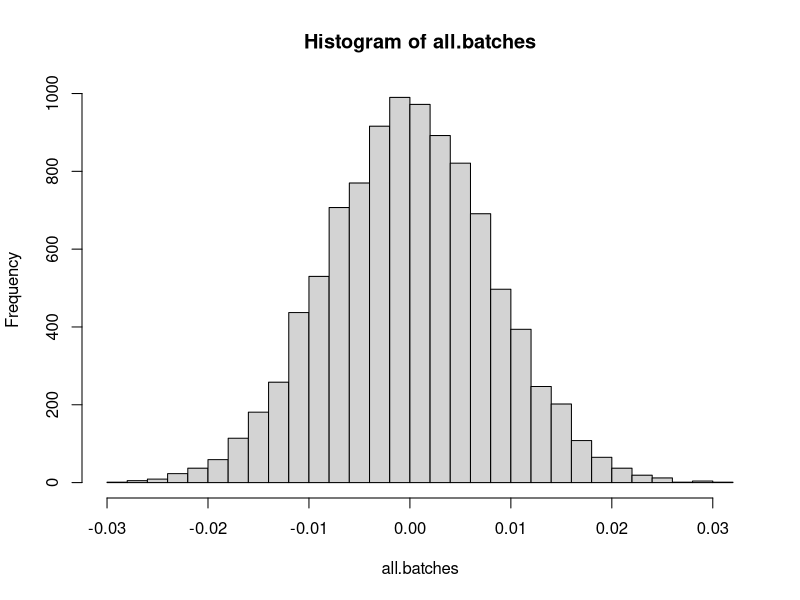

Here is the R script that generated this plot:
## ---- chunk 1
knitr::opts_chunk$set(echo = TRUE)
## ---- chunk 2
spinner=c(-1, 0, 1)
one.run=sample(spinner, 1)
one.run
## ---- chunk 3
n.sim=10000
many.runs=sample(spinner, size=n.sim, replace=TRUE)
many.runs
## ---- chunk 4
mc.exp=mean(many.runs)
mc.exp
## ---- chunk 5
spin.mc<-function(){
  mean(sample(spinner, size=n.sim, replace=TRUE))
}

#spin.mc()

n.batches=10000
all.batches=replicate(n.batches, spin.mc())
all.batches
mean(all.batches)
var(all.batches)
sd(all.batches)
hist(all.batches, breaks=25)
## ---- chunk 6
winnings=c(-1, 0, 9)
probs=c(1/2, 1/3, 1/6)
## ---- chunk 7
exp.winnings=sum(winnings*probs)
exp.winnings
## ---- chunk 8
mean(sample(winnings, 10000, prob=probs, replace=TRUE))
## ---- chunk 9
n.trials=50
suc.prob=2/5
## ---- chunk 10
exp.x=n.trials*suc.prob
exp.x
## ---- chunk 11
runs<-rbinom(n.sim, size=n.trials, prob=suc.prob)
mean(runs)
